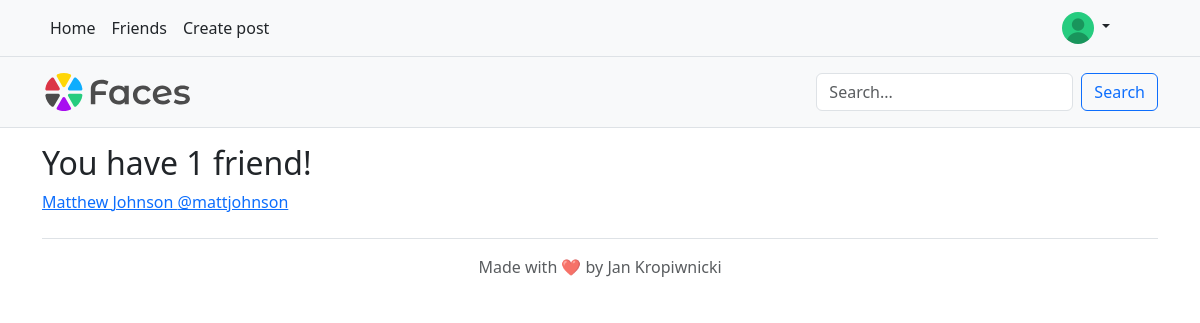
Before: /friends/ (signed in) with the older database file.
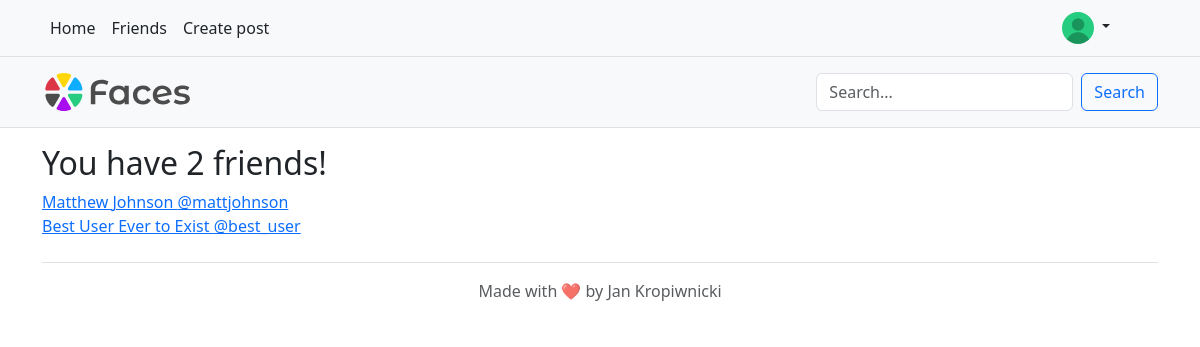
After: the same page with the newer database file.
### facebook2_app/models.py (models this page shows)
class Person(models.Model):
    user = models.OneToOneField(User, on_delete=models.CASCADE)
    friends = models.ManyToManyField("self")

### facebook2_app/views.py (the view)
# urls.py: path('friends/', facebook2_app.views.friend_list, name="friends"),
def friend_list(request):
    return render(request, "friend-list.html", {"friend_count": len(request.user.person.friends.all())})

### templates/friend-list.html (shortened to what this page needs)
{% extends 'base.html' %}
{% block content %}
    <h2>You have {% if friend_count == 0 %}no{% else %}{{ friend_count }}{% endif %} friend{% if friend_count != 1 %}s{% endif %}!</h2>
    {% for friend in user.person.friends.all %}
        <a href="{% url 'user' friend.user.username %}">{{ friend.user.first_name }} {{ friend.user.last_name }} @{{ friend.user.username }}</a><br>
    {% endfor %}
{% endblock %}

Changed rows visible on the page:
added Person: user.first_name "Best User", user.last_name "Ever to Exist", user.username "best_user"
Other visible differences:
{{ friend_count }}: "1" → "2"
text now shown: "s"
